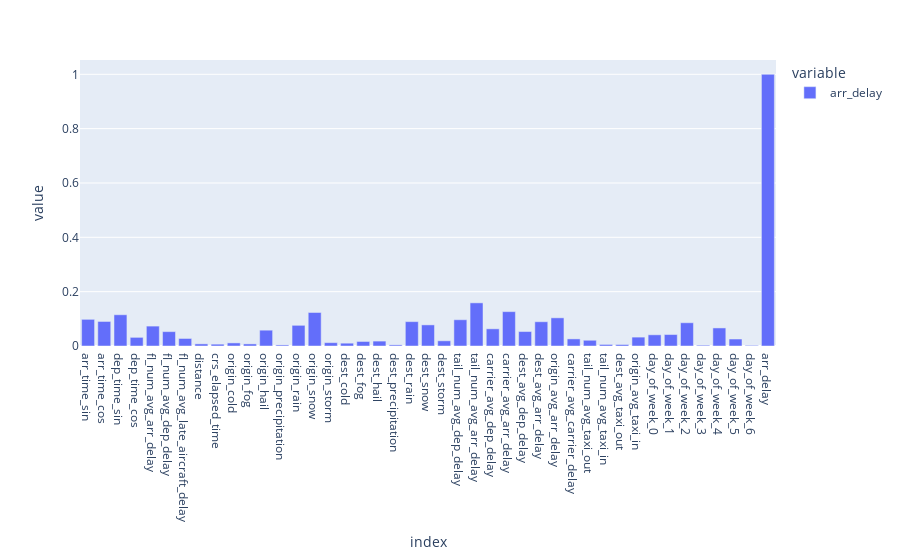
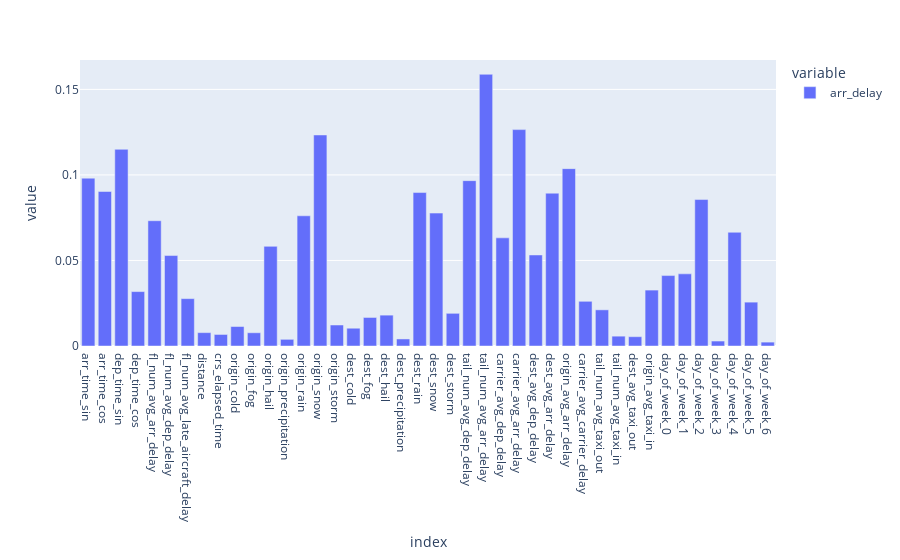

Notebook code cell kept with these figures, in order:
### Code cell
correlations = pd.concat([X_train,y_train],1).corr()['arr_delay'].abs()

import plotly.express as px

fig = px.bar(correlations)
fig.show()
correlations = pd.concat([X_train,y_train],1).corr()['arr_delay'][:-1].abs()

import plotly.express as px

fig = px.bar(correlations)
fig.show()

### Figure 1 — Plotly figure (JSON) as saved in the notebook; plotly's stock layout.template omitted (floating-point values rounded to 4 significant figures)
{"data": [{"alignmentgroup": "True", "hovertemplate": "variable=arr_delay<br>index=%{x}<br>value=%{y}<extra></extra>", "legendgroup": "arr_delay", "marker": {"color": "#636efa", "pattern": {"shape": ""}}, "name": "arr_delay", "offsetgroup": "arr_delay", "orientation": "v", "showlegend": true, "textposition": "auto", "type": "bar", "x": ["arr_time_sin", "arr_time_cos", "dep_time_sin", "dep_time_cos", "fl_num_avg_arr_delay", "fl_num_avg_dep_delay", "fl_num_avg_late_aircraft_delay", "distance", "crs_elapsed_time", "origin_cold", "origin_fog", "origin_hail", "origin_precipitation", "origin_rain", "origin_snow", "origin_storm", "dest_cold", "dest_fog", "dest_hail", "dest_precipitation", "dest_rain", "dest_snow", "dest_storm", "tail_num_avg_dep_delay", "tail_num_avg_arr_delay", "carrier_avg_dep_delay", "carrier_avg_arr_delay", "dest_avg_dep_delay", "dest_avg_arr_delay", "origin_avg_arr_delay", "carrier_avg_carrier_delay", "tail_num_avg_taxi_out", "tail_num_avg_taxi_in", "dest_avg_taxi_out", "origin_avg_taxi_in", "day_of_week_0", "day_of_week_1", "day_of_week_2", "day_of_week_3", "day_of_week_4", "day_of_week_5", "day_of_week_6", "arr_delay"], "xaxis": "x", "y": [0.09811, 0.09031, 0.115, 0.03181, 0.07323, 0.05288, 0.0277, 0.007815, 0.006746, 0.01139, 0.007745, 0.05824, 0.003897, 0.07611, 0.1234, 0.01227, 0.01039, 0.01668, 0.01804, 0.004115, 0.0897, 0.0777, 0.0191, 0.09666, 0.1588, 0.06321, 0.1265, 0.05321, 0.08932, 0.1037, 0.02613, 0.02114, 0.005754, 0.005443, 0.03269, 0.04117, 0.04217, 0.08561, 0.002898, 0.06647, 0.02564, 0.002276, 1], "yaxis": "y"}], "layout": {"barmode": "relative", "legend": {"title": {"text": "variable"}, "tracegroupgap": 0}, "margin": {"t": 60}, "xaxis": {"anchor": "y", "domain": [0, 1], "title": {"text": "index"}}, "yaxis": {"anchor": "x", "domain": [0, 1], "title": {"text": "value"}}}}

### Figure 2 — Plotly figure (JSON) as saved in the notebook; plotly's stock layout.template omitted (floating-point values rounded to 4 significant figures)
{"data": [{"alignmentgroup": "True", "hovertemplate": "variable=arr_delay<br>index=%{x}<br>value=%{y}<extra></extra>", "legendgroup": "arr_delay", "marker": {"color": "#636efa", "pattern": {"shape": ""}}, "name": "arr_delay", "offsetgroup": "arr_delay", "orientation": "v", "showlegend": true, "textposition": "auto", "type": "bar", "x": ["arr_time_sin", "arr_time_cos", "dep_time_sin", "dep_time_cos", "fl_num_avg_arr_delay", "fl_num_avg_dep_delay", "fl_num_avg_late_aircraft_delay", "distance", "crs_elapsed_time", "origin_cold", "origin_fog", "origin_hail", "origin_precipitation", "origin_rain", "origin_snow", "origin_storm", "dest_cold", "dest_fog", "dest_hail", "dest_precipitation", "dest_rain", "dest_snow", "dest_storm", "tail_num_avg_dep_delay", "tail_num_avg_arr_delay", "carrier_avg_dep_delay", "carrier_avg_arr_delay", "dest_avg_dep_delay", "dest_avg_arr_delay", "origin_avg_arr_delay", "carrier_avg_carrier_delay", "tail_num_avg_taxi_out", "tail_num_avg_taxi_in", "dest_avg_taxi_out", "origin_avg_taxi_in", "day_of_week_0", "day_of_week_1", "day_of_week_2", "day_of_week_3", "day_of_week_4", "day_of_week_5", "day_of_week_6"], "xaxis": "x", "y": [0.09811, 0.09031, 0.115, 0.03181, 0.07323, 0.05288, 0.0277, 0.007815, 0.006746, 0.01139, 0.007745, 0.05824, 0.003897, 0.07611, 0.1234, 0.01227, 0.01039, 0.01668, 0.01804, 0.004115, 0.0897, 0.0777, 0.0191, 0.09666, 0.1588, 0.06321, 0.1265, 0.05321, 0.08932, 0.1037, 0.02613, 0.02114, 0.005754, 0.005443, 0.03269, 0.04117, 0.04217, 0.08561, 0.002898, 0.06647, 0.02564, 0.002276], "yaxis": "y"}], "layout": {"barmode": "relative", "legend": {"title": {"text": "variable"}, "tracegroupgap": 0}, "margin": {"t": 60}, "xaxis": {"anchor": "y", "domain": [0, 1], "title": {"text": "index"}}, "yaxis": {"anchor": "x", "domain": [0, 1], "title": {"text": "value"}}}}
